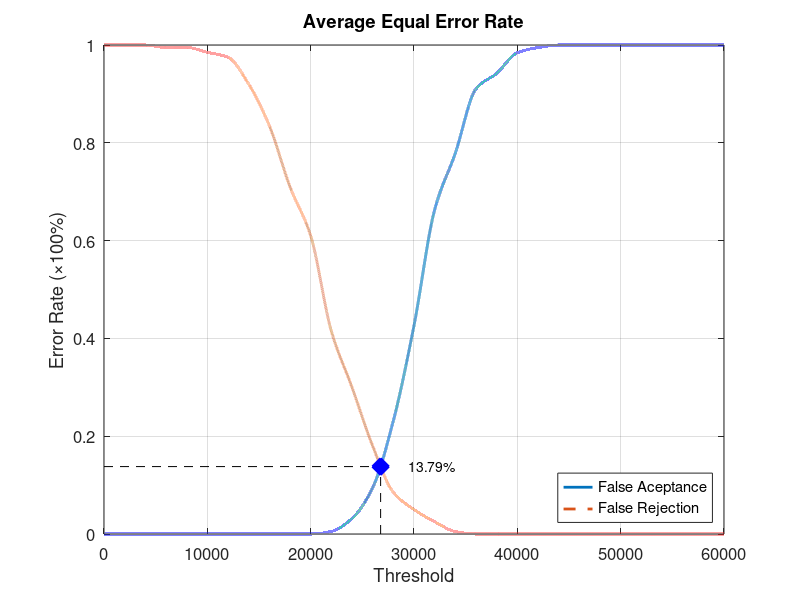
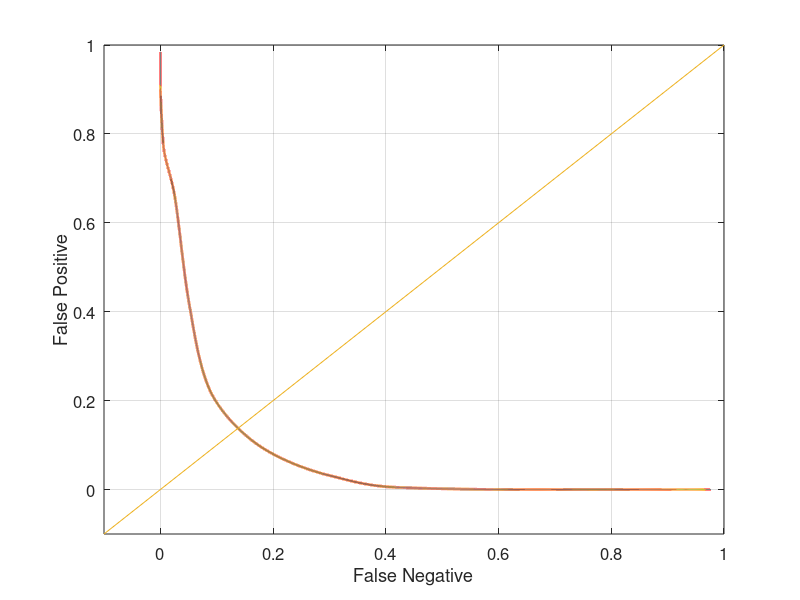

These charts were generated, in order, by the following MATLAB code:
function yEER = Database1_3
close all;
clear;
clc;
x = 0:2000:60000;
xq = 0:0.5:60000;

y0 = [0 0 0 0 0 0 0 0 0 0 0 0.00526316 0.0315789 0.0947368 0.231579 0.426316 0.663158 0.778947 0.910526 0.942105 0.984211 0.994737 1 1 1 1 1 1 1 1 1];
yy0 = interp1(x, y0, xq, 'pchip');
y1 = [1 1 1 0.995 0.995 0.985 0.975 0.92 0.835 0.71 0.61 0.415 0.3 0.18 0.085 0.05 0.025 0.005 0 0 0 0 0 0 0 0 0 0 0 0 0];
yy1 = interp1(x, y1, xq, 'pchip');

% Calculating EER: 
y2 = abs(y0 - y1);
find(y2 == min(y2))
yy2 = abs(yy0 - yy1);
xEER = find(yy2 == min(yy2));
xEERIndex = xq(xEER) % X-axis EER
yEER = yy0(xEER) % Y-axis EER

main = figure
plot(xq, yy0,'-','LineWidth', 2);	hold on
plot(xq, yy1,'--','LineWidth', 2);	hold on
plot([xEERIndex xEERIndex], [0 yEER], 'k--');	hold on
plot([0 xEERIndex], [yEER yEER], 'k--');	hold on
plot(xEERIndex, yEER, 'bx', 'LineWidth', 10);	hold on
text(xEERIndex + 10 * xEERIndex / 100, yEER, [num2str(round((10000 * yEER)) / 100) '%'])
legend('False Aceptance', 'False Rejection', 'Location', 'SouthEast')
xlabel('Threshold')
ylabel('Error Rate (\times100%)')
title('Average Equal Error Rate')
set(gca, 'FontSize', 12)
axis([0 60000 0 1])
grid on

print(main, 'Database1_3Main', '-dpng');
FNRxFPR = figure('Color', [1 1 1]);
plot(yy1, yy0, '-', yy1, yy0, 'LineWidth', 2);
hold on
y = -0.1:0.1:1
plot(y, y); 
set(gca, 'FontSize', 12)
xlabel('False Negative')
ylabel('False Positive')
axis([-0.1 1 -0.1 1])
set(gca, 'FontSize', 12)
grid on

print(FNRxFPR, 'Database1_3FNRxFPR','-dpng');
end
